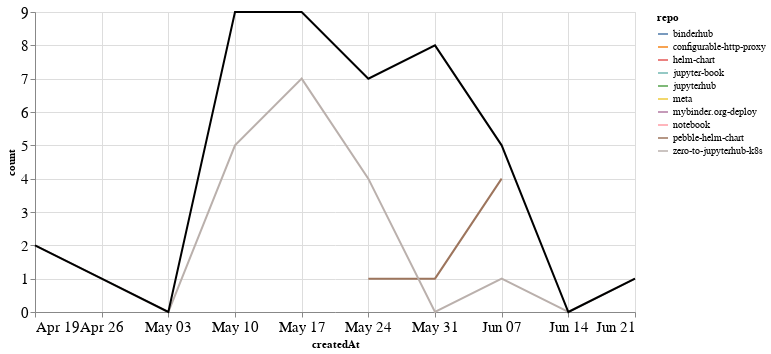

Write notebook code for a chart like this one.
### Markdown cell above
## PRs

### Code cell
prs_time = prs.groupby('repo').resample('W', on='createdAt').count()['author'].reset_index()
prs_time = prs_time.rename(columns={'author': 'count'})
prs_time_total = prs_time.groupby('createdAt').agg({"count": "sum"}).reset_index()

ch1 = alt.Chart(prs_time, width=600).mark_line().encode(
    x='createdAt',
    y='count',
    color='repo',
    tooltip="repo"
)

ch2 = alt.Chart(prs_time_total, width=600).mark_line(color="black").encode(
    x='createdAt',
    y='count',
)

ch1 + ch2

### Figure 1 — Vega-Lite specification as saved in the notebook (floating-point values rounded to 4 significant figures)
{"config": {"axisLeft": {"labelFontSize": 15}, "axisBottom": {"labelFontSize": 15}}, "layer": [{"data": {"name": "data-0b5080e5ef979fd131dd9f939b5cfaf9"}, "mark": "line", "encoding": {"color": {"type": "nominal", "field": "repo"}, "tooltip": {"type": "nominal", "field": "repo"}, "x": {"type": "temporal", "field": "createdAt"}, "y": {"type": "quantitative", "field": "count"}}, "width": 600}, {"data": {"name": "data-b37e9b6fc327ab9c21b517f4a9500c8f"}, "mark": {"type": "line", "color": "black"}, "encoding": {"x": {"type": "temporal", "field": "createdAt"}, "y": {"type": "quantitative", "field": "count"}}, "width": 600}], "$schema": "https://vega.github.io/schema/vega-lite/v4.8.1.json", "datasets": {"data-0b5080e5ef979fd131dd9f939b5cfaf9": [{"repo": "binderhub", "createdAt": "2020-05-24T00:00:00", "count": 2}, {"repo": "configurable-http-proxy", "createdAt": "2020-05-31T00:00:00", "count": 6}, {"repo": "helm-chart", "createdAt": "2020-05-10T00:00:00", "count": 1}, {"repo": "jupyter-book", "createdAt": "2020-05-10T00:00:00", "count": 2}, {"repo": "jupyterhub", "createdAt": "2020-05-17T00:00:00", "count": 1}, {"repo": "meta", "createdAt": "2020-05-10T00:00:00", "count": 1}, {"repo": "mybinder.org-deploy", "createdAt": "2020-05-31T00:00:00", "count": 1}, {"repo": "notebook", "createdAt": "2020-05-17T00:00:00", "count": 1}, {"repo": "pebble-helm-chart", "createdAt": "2020-05-24T00:00:00", "count": 1}, {"repo": "pebble-helm-chart", "createdAt": "2020-05-31T00:00:00", "count": 1}, {"repo": "pebble-helm-chart", "createdAt": "2020-06-07T00:00:00", "count": 4}, {"repo": "zero-to-jupyterhub-k8s", "createdAt": "2020-04-19T00:00:00", "count": 2}, {"repo": "zero-to-jupyterhub-k8s", "createdAt": "2020-04-26T00:00:00", "count": 1}, {"repo": "zero-to-jupyterhub-k8s", "createdAt": "2020-05-03T00:00:00", "count": 0}, {"repo": "zero-to-jupyterhub-k8s", "createdAt": "2020-05-10T00:00:00", "count": 5}, {"repo": "zero-to-jupyterhub-k8s", "createdAt": "2020-05-17T00:00:00", "count": 7}, {"repo": "zero-to-jupyterhub-k8s", "createdAt": "2020-05-24T00:00:00", "count": 4}, {"repo": "zero-to-jupyterhub-k8s", "createdAt": "2020-05-31T00:00:00", "count": 0}, {"repo": "zero-to-jupyterhub-k8s", "createdAt": "2020-06-07T00:00:00", "count": 1}, {"repo": "zero-to-jupyterhub-k8s", "createdAt": "2020-06-14T00:00:00", "count": 0}, {"repo": "zero-to-jupyterhub-k8s", "createdAt": "2020-06-21T00:00:00", "count": 1}], "data-b37e9b6fc327ab9c21b517f4a9500c8f": [{"createdAt": "2020-04-19T00:00:00", "count": 2}, {"createdAt": "2020-04-26T00:00:00", "count": 1}, {"createdAt": "2020-05-03T00:00:00", "count": 0}, {"createdAt": "2020-05-10T00:00:00", "count": 9}, {"createdAt": "2020-05-17T00:00:00", "count": 9}, {"createdAt": "2020-05-24T00:00:00", "count": 7}, {"createdAt": "2020-05-31T00:00:00", "count": 8}, {"createdAt": "2020-06-07T00:00:00", "count": 5}, {"createdAt": "2020-06-14T00:00:00", "count": 0}, {"createdAt": "2020-06-21T00:00:00", "count": 1}]}}
